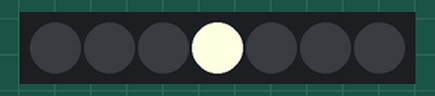
The sketch below on a simulated Arduino Mega 2560, built with avr-gcc and run on an emulated ATmega2560. On the bench: 7 RGB LEDs in strip order, left to right. What the sketch prints to the serial monitor is not drawn.

Above: at 0.1 s.
At 1.6 s:
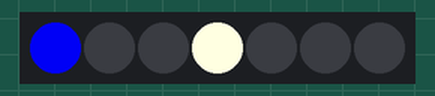
At 6.1 s:
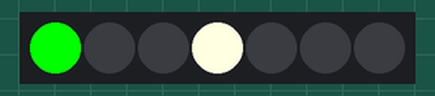
At 10.6 s:
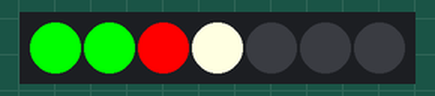
Timing chart, 0 to 12.1 s (numbered marks = the images above):
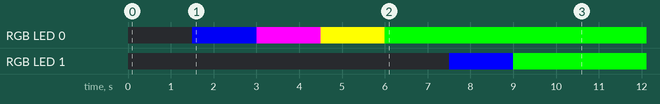

Measured:
- by itself, RGB LED 0: off → RGB(0, 0, 225) at 1.5 s, → RGB(255, 0, 255) 1.5 s later, → RGB(255, 255, 0) 1.5 s later, → RGB(0, 255, 0) 1.5 s later
- by itself, RGB LED 1: off → RGB(0, 0, 255) at 7.5 s, → RGB(0, 255, 0) 1.5 s later
- what the display in image 1 shows lasts 1.5 s, from 1.5 s to 3.0 s

The sketch:

ledStatusTest.ino
```cpp
#include <Adafruit_NeoPixel.h>
#define LED_PIN    53
#define LED_COUNT 7
Adafruit_NeoPixel pixels(LED_COUNT, LED_PIN, NEO_GRB + NEO_KHZ800);

void setup() {
  // put your setup code here, to run once:
  pixels.begin();  // INITIALIZE NeoPixel strip object (REQUIRED)
  pixels.clear(); // Set all pixel colors to 'off'
  Serial.begin(9600);
  Serial.println("Ready...");
  pixels.setPixelColor(3, pixels.Color(255, 255, 225));
  pixels.show();
  delay(1500);
}
void loop() {

  // M1, M2, M3, M4, Temp, Psi, BT1, AudioCheck, Gyro

  String input = "1111111";

// M1
  if (input[0] == '1'){
    pixels.setPixelColor(0, pixels.Color(0, 0, 225));
    pixels.show();
    delay(1500);
   } else {
    pixels.setPixelColor(0, pixels.Color(255, 0, 0));
    pixels.show();
    delay(1500);
  }

// M2
  if (input[1] == '1'){
    pixels.setPixelColor(0, pixels.Color(255, 0, 255));
    pixels.show();
    delay(1500);
   } else {
    pixels.setPixelColor(0, pixels.Color(255, 0, 0));
    pixels.show();
    delay(1500);
  }

// M3
  if (input[2] == '1'){
    pixels.setPixelColor(0, pixels.Color(255, 255, 0));
    pixels.show();
    delay(1500);
   } else {
    pixels.setPixelColor(0, pixels.Color(255, 0, 0));
    pixels.show();
    delay(1500);
  }

// M4
  if (input[3] == '1'){
    pixels.setPixelColor(0, pixels.Color(0, 255, 0));
    pixels.show();
    delay(1500);
   } else {
    pixels.setPixelColor(0, pixels.Color(255, 0, 0));
    pixels.show();
    delay(1500);
  }
// Temp
  if (input[4] == '1'){
    pixels.setPixelColor(1, pixels.Color(0, 0, 255));
    pixels.show();
    delay(1500);
   } else {
    pixels.setPixelColor(1, pixels.Color(255, 0, 0));
    pixels.show();
    delay(1500);
  }
// PSI
  if (input[5] == '1'){
    pixels.setPixelColor(1, pixels.Color(0, 255, 0));
    pixels.show();
    delay(1500);
   } else {
    pixels.setPixelColor(1, pixels.Color(255, 0, 0));
    pixels.show();
    delay(1500);
  }

// BT
while( input[6] != 1){
  pixels.setPixelColor(2, pixels.Color(255, 0, 0));
  pixels.show();
  delay(1500);
}
  pixels.setPixelColor(2, pixels.Color(0, 255, 0));
  pixels.show();
  delay(1500);


  if (input[6] == '1'){
    pixels.setPixelColor(6, pixels.Color(0, 255, 0));
    pixels.show();
    delay(1500);
   } else {
    pixels.setPixelColor(6, pixels.Color(255, 0, 0));
    pixels.show();
    delay(1500);
  }


}
```
